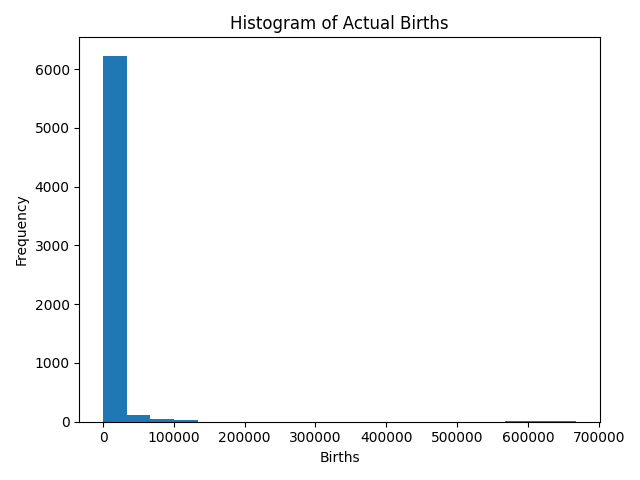

Recreate this plot in Python.
import pandas as pd
import matplotlib.pyplot as plt
import time, inspect
from memory_profiler import memory_usage

def histogram_task():
    wall_start = time.time()
    cpu_start = time.process_time()

    df = pd.read_csv("../birth_gp_ratios.csv")
    df = df[(df["ratio_type"] == "actual") & df["actual_births"].notna()]

    plt.figure()
    plt.hist(df["actual_births"], bins=20)
    plt.title("Histogram of Actual Births")
    plt.xlabel("Births")
    plt.ylabel("Frequency")
    plt.tight_layout()
    plt.savefig("histogram.png")
    plt.close()

    wall_runtime = round(time.time() - wall_start, 3)
    cpu_runtime = round(time.process_time() - cpu_start, 3)

    print(f"\nWall-clock Runtime: {wall_runtime} seconds")
    print(f"CPU Runtime: {cpu_runtime} seconds")
    print(f"Total Lines of Code: {len(inspect.getsource(histogram_task).splitlines())}")
    core_lines = [l for l in inspect.getsource(histogram_task).splitlines() if l.strip() and not l.strip().startswith("#")]
    print(f"Core Lines of Code: {len(core_lines) - 3}")

    return wall_runtime

if __name__ == "__main__":
    mem = memory_usage((histogram_task,), max_iterations=1)
    print(f"Memory usage: {round(max(mem) - min(mem), 3)} MB")
